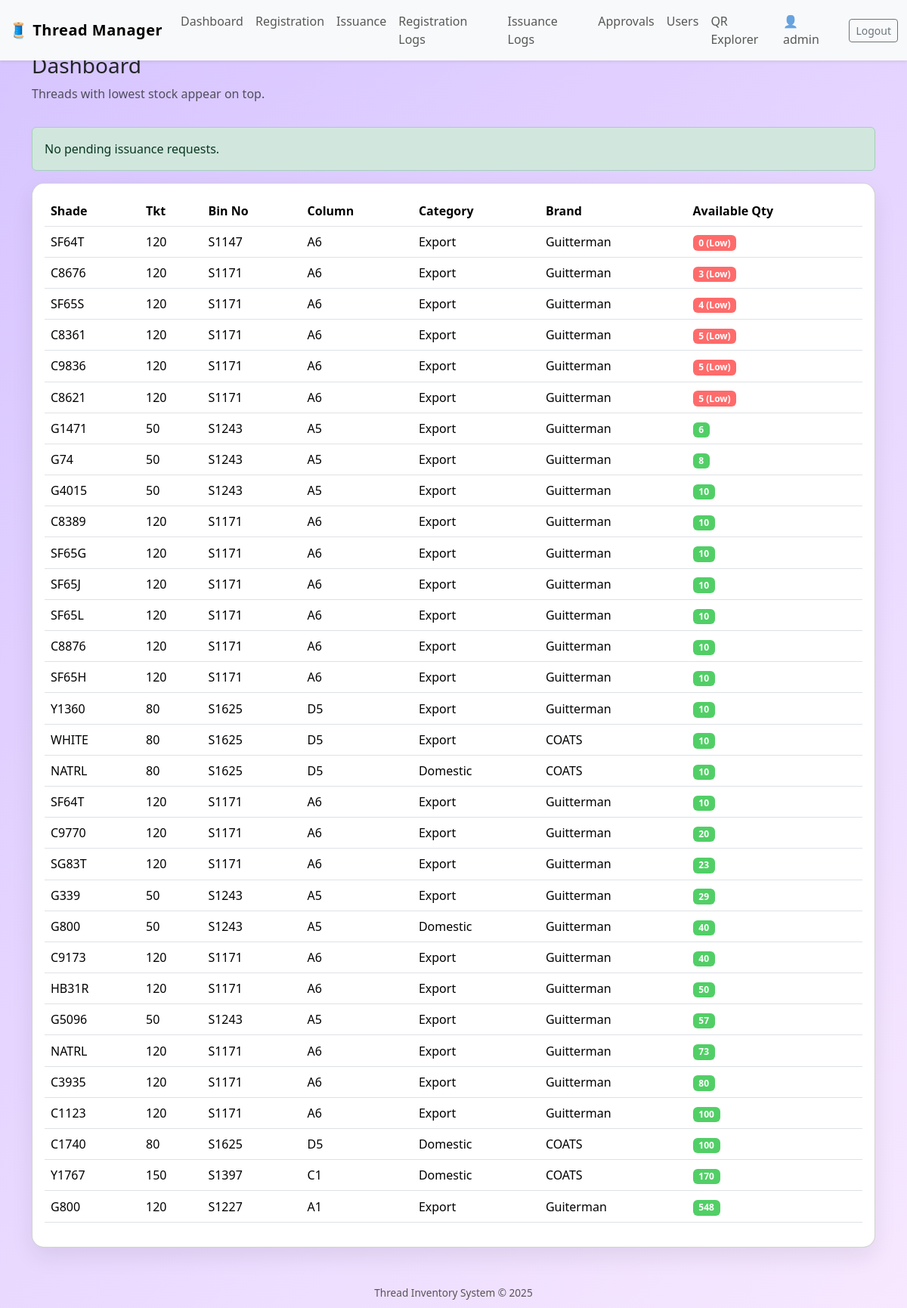
The app's page /dashboard/ (signed in) with its own data.
### inventory/models.py (models this page shows, shortened)
class Thread(models.Model):
    CATEGORY_CHOICES = [
        ("DOMESTIC", "Domestic"),
        ("EXPORT", "Export"),
    ]
    registration_date = models.DateTimeField(auto_now_add=True)
    shade = models.CharField(max_length=100)
    tkt = models.CharField(max_length=100)
    bin_no = models.CharField(max_length=100)
    available_quantity = models.PositiveIntegerField()
    category = models.CharField(max_length=10, choices=CATEGORY_CHOICES)
    brand = models.CharField(max_length=100)
    column_name = models.CharField(max_length=100)
    created_by = models.ForeignKey(User, on_delete=models.SET_NULL, null=True)

### inventory/views.py (the view)
# urls.py: path("dashboard/", views.dashboard, name="dashboard"),
@login_required
def dashboard(request):
    threads = Thread.objects.order_by("available_quantity")
    can_approve = is_admin(request.user) or is_power(request.user)
    pending_count = 0
    if can_approve:
        pending_count = Issuance.objects.filter(status="PENDING").count()
    return render(request, "inventory/dashboard.html", {
        "threads": threads,
        "can_approve": can_approve,
        "pending_count": pending_count,
    })

### inventory/utils.py (called while the page is built)
def is_admin(user):
    return user.is_superuser or get_role(user) == "ADMIN"

### templates/inventory/dashboard.html (shortened to what this page needs)
{% extends "inventory/base.html" %}
{% block content %}
<div class="row mb-3">
    <div class="col-md-8">
        <h3>Dashboard</h3>
        <p class="text-muted">Threads with lowest stock appear on top.</p>
    </div>
</div>
{% if can_approve %}
    {% if pending_count > 0 %}
        <div class="alert alert-warning d-flex justify-content-between align-items-center">
            <div>
                There are <strong>{{ pending_count }}</strong> pending issuance request(s).
            </div>
            <a href="{% url 'pending_issuances' %}" class="btn btn-sm btn-outline-dark">
                Review Approvals
            </a>
        </div>
    {% else %}
        <div class="alert alert-success">
            No pending issuance requests.
        </div>
    {% endif %}
{% endif %}
<div class="card card-soft">
    <div class="card-body">
        <div class="table-responsive">
            <table class="table align-middle">
                <thead>
                    <tr>
                        <th>Shade</th>
                        <th>Tkt</th>
                        <th>Bin No</th>
                        <th>Column</th>
                        <th>Category</th>
                        <th>Brand</th>
                        <th>Available Qty</th>
                    </tr>
                </thead>
                <tbody>
                    {% for t in threads %}
                        <tr>
                            <td>{{ t.shade }}</td>
                            <td>{{ t.tkt }}</td>
                            <td>{{ t.bin_no }}</td>
                            <td>{{ t.column_name }}</td>
                            <td>{{ t.get_category_display }}</td>
                            <td>{{ t.brand }}</td>
                            <td>
                                {% if t.available_quantity <= 5 %}
                                    <span class="badge badge-low text-white">
                                        {{ t.available_quantity }} (Low)
                                    </span>
                                {% else %}
                                    <span class="badge badge-ok text-white">
                                        {{ t.available_quantity }}
                                    </span>
                                {% endif %}
                            </td>
                        </tr>
                    {% empty %}
                        <tr>
                            <td colspan="7" class="text-center text-muted">
                                No thread records yet.
                            </td>
                        </tr>
                    {% endfor %}
                </tbody>
            </table>
        </div>
    </div>
</div>
{% endblock %}

### templates/inventory/base.html (shortened to what this page needs)
<!DOCTYPE html>
<html lang="en">
<head>
    <link
        href="https://cdn.jsdelivr.net/npm/bootstrap@5.3.3/dist/css/bootstrap.min.css"
        rel="stylesheet"
    >
</head>
<body>
    <nav class="navbar navbar-expand-lg navbar-light bg-light fixed-top shadow-sm">
        <div class="container-fluid">
            <a class="navbar-brand" href="{% url 'dashboard' %}">
                🧵 Thread Manager
            </a>
            <div class="collapse navbar-collapse" id="navbarNav">
                {% if user.is_authenticated %}
                <ul class="navbar-nav me-auto mb-2 mb-lg-0">
                    <li class="nav-item">
                        <a class="nav-link" href="{% url 'dashboard' %}">Dashboard</a>
                    </li>
                    <li class="nav-item">
                        <a class="nav-link" href="{% url 'register_thread' %}">Registration</a>
                    </li>
                    <li class="nav-item">
                        <a class="nav-link" href="{% url 'issuance' %}">Issuance</a>
                    </li>
                    <li class="nav-item">
                        <a class="nav-link" href="{% url 'registration_logs' %}">Registration Logs</a>
                    </li>
                    <li class="nav-item">
                        <a class="nav-link" href="{% url 'issuance_logs' %}">Issuance Logs</a>
                    </li>
                    <li class="nav-item">
                        <a class="nav-link" href="{% url 'pending_issuances' %}">Approvals</a>
                    </li>
                    {% if user.is_superuser %}
                    <li class="nav-item">
                        <a class="nav-link" href="{% url 'user_management' %}">Users</a>
                    </li>
                    <li class="nav-item">
                        <a class="nav-link" href="{% url 'qr_explorer' %}">QR Explorer</a>
                    </li>
                    {% endif %}
                </ul>
                <span class="navbar-text me-3">
                    👤 {{ user.username }}
                </span>
                <form method="post" action="{% url 'logout' %}" class="d-inline">
                    <button type="submit" class="btn btn-outline-secondary btn-sm">
                        Logout
                    </button>
                </form>
                {% endif %}
            </div>
        </div>
    </nav>
    <div class="container app-container">
        {% block content %}{% endblock %}
    </div>
    <footer>
        Thread Inventory System &copy; 2025
    </footer>
</body>
</html>

### templates/inventory/base.html (style rules this page uses)
body { min-height: 100vh; background: linear-gradient(135deg, #d6c4ff, #f7e8ff); display: flex; flex-direction: column; }
.app-container { flex: 1; padding-top: 70px; padding-bottom: 40px; }
.navbar-brand { font-weight: 700; letter-spacing: 0.5px; }
.card-soft { border-radius: 1rem; box-shadow: 0 12px 30px rgba(0,0,0,0.08); }
.table thead { background-color: #f3ecff; }
.badge-low { background-color: #ff6b6b; }
.badge-ok { background-color: #51cf66; }
footer { text-align: center; padding: 10px 0; font-size: 0.85rem; color: #555; }

### records on screen
Thread: shade "SF64T", tkt "120", bin_no "S1147", column_name "A6", category "Export", brand "Guitterman", available_quantity "0"
Thread: shade "C8676", tkt "120", bin_no "S1171", column_name "A6", category "Export", brand "Guitterman", available_quantity "3"
Thread: shade "SF65S", tkt "120", bin_no "S1171", column_name "A6", category "Export", brand "Guitterman", available_quantity "4"
Thread: shade "C8361", tkt "120", bin_no "S1171", column_name "A6", category "Export", brand "Guitterman", available_quantity "5"
Thread: shade "C9836", tkt "120", bin_no "S1171", column_name "A6", category "Export", brand "Guitterman", available_quantity "5"
Thread: shade "C8621", tkt "120", bin_no "S1171", column_name "A6", category "Export", brand "Guitterman", available_quantity "5"
Thread: shade "G1471", tkt "50", bin_no "S1243", column_name "A5", category "Export", brand "Guitterman", available_quantity "6"
Thread: shade "G74", tkt "50", bin_no "S1243", column_name "A5", category "Export", brand "Guitterman", available_quantity "8"
Thread: shade "G4015", tkt "50", bin_no "S1243", column_name "A5", category "Export", brand "Guitterman", available_quantity "10"
Thread: shade "C8389", tkt "120", bin_no "S1171", column_name "A6", category "Export", brand "Guitterman", available_quantity "10"
Thread: shade "SF65G", tkt "120", bin_no "S1171", column_name "A6", category "Export", brand "Guitterman", available_quantity "10"
Thread: shade "SF65J", tkt "120", bin_no "S1171", column_name "A6", category "Export", brand "Guitterman", available_quantity "10"
Thread: shade "SF65L", tkt "120", bin_no "S1171", column_name "A6", category "Export", brand "Guitterman", available_quantity "10"
Thread: shade "C8876", tkt "120", bin_no "S1171", column_name "A6", category "Export", brand "Guitterman", available_quantity "10"
Thread: shade "SF65H", tkt "120", bin_no "S1171", column_name "A6", category "Export", brand "Guitterman", available_quantity "10"
Thread: shade "Y1360", tkt "80", bin_no "S1625", column_name "D5", category "Export", brand "Guitterman", available_quantity "10"
Thread: shade "WHITE", tkt "80", bin_no "S1625", column_name "D5", category "Export", brand "COATS", available_quantity "10"
Thread: shade "NATRL", tkt "80", bin_no "S1625", column_name "D5", category "Domestic", brand "COATS", available_quantity "10"
Thread: shade "SF64T", tkt "120", bin_no "S1171", column_name "A6", category "Export", brand "Guitterman", available_quantity "10"
Thread: shade "C9770", tkt "120", bin_no "S1171", column_name "A6", category "Export", brand "Guitterman", available_quantity "20"
Thread: shade "SG83T", tkt "120", bin_no "S1171", column_name "A6", category "Export", brand "Guitterman", available_quantity "23"
Thread: shade "G339", tkt "50", bin_no "S1243", column_name "A5", category "Export", brand "Guitterman", available_quantity "29"
Thread: shade "G800", tkt "50", bin_no "S1243", column_name "A5", category "Domestic", brand "Guitterman", available_quantity "40"
Thread: shade "C9173", tkt "120", bin_no "S1171", column_name "A6", category "Export", brand "Guitterman", available_quantity "40"
Thread: shade "HB31R", tkt "120", bin_no "S1171", column_name "A6", category "Export", brand "Guitterman", available_quantity "50"
Thread: shade "G5096", tkt "50", bin_no "S1243", column_name "A5", category "Export", brand "Guitterman", available_quantity "57"
Thread: shade "NATRL", tkt "120", bin_no "S1171", column_name "A6", category "Export", brand "Guitterman", available_quantity "73"
Thread: shade "C3935", tkt "120", bin_no "S1171", column_name "A6", category "Export", brand "Guitterman", available_quantity "80"
Thread: shade "C1123", tkt "120", bin_no "S1171", column_name "A6", category "Export", brand "Guitterman", available_quantity "100"
Thread: shade "C1740", tkt "80", bin_no "S1625", column_name "D5", category "Domestic", brand "COATS", available_quantity "100"
Thread: shade "Y1767", tkt "150", bin_no "S1397", column_name "C1", category "Domestic", brand "COATS", available_quantity "170"
Thread: shade "G800", tkt "120", bin_no "S1227", column_name "A1", category "Export", brand "Guiterman", available_quantity "548"

### other values on screen
{{ user.username }} "admin"
